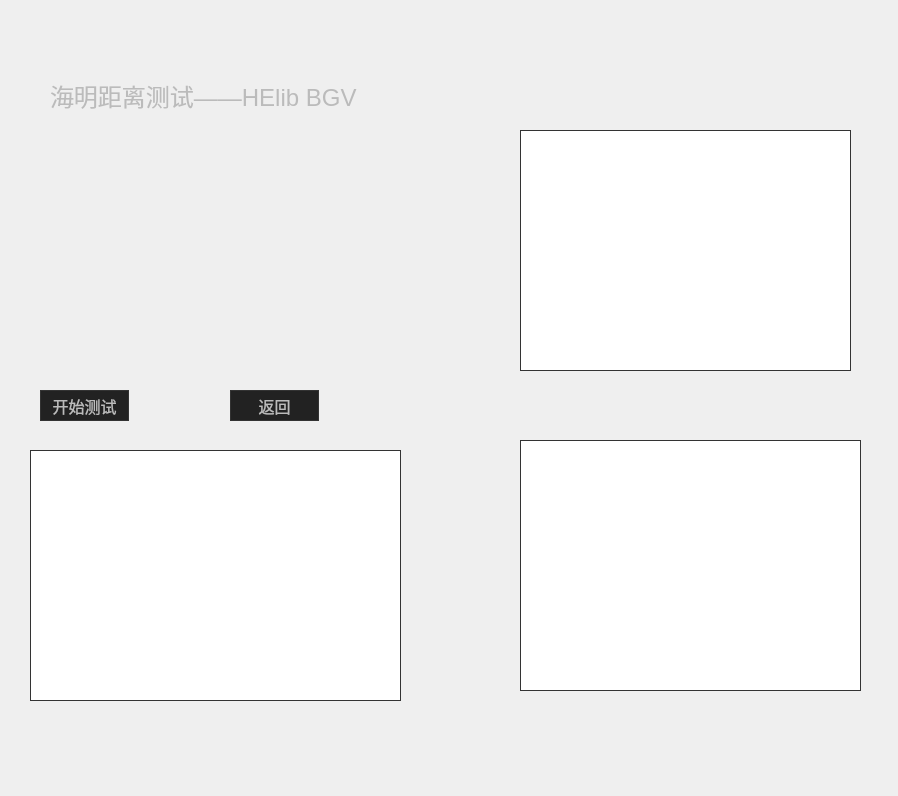
<?xml version="1.0" encoding="UTF-8"?>
<ui version="4.0">
 <class>HammingHElib</class>
 <widget class="QWidget" name="HammingHElib">
  <property name="geometry">
   <rect>
    <x>0</x>
    <y>0</y>
    <width>898</width>
    <height>796</height>
   </rect>
  </property>
  <property name="windowTitle">
   <string>海明距离测试——HElib BGV</string>
  </property>
  <property name="styleSheet">
   <string notr="true">QStackedWidget,  QLabel,QPushButton, QRadioButton, QCheckBox, 
QGroupBox, QStatusBar, QToolButton, QComboBox, QDialog {
    background-color: #222222;
    color: #BBBBBB;
    font-family: &quot;Segoe UI&quot;;
}
QLabel {
    border: none;
    padding: 0;
    background: none;
}

QPushButton {
    border: 1px solid #333333;
    padding: 4px;
    min-width: 65px;
    min-height: 12px;
}

QPushButton:hover {
    background-color: #333333;
    border-color: #444444;
}

QPushButton:pressed {
    background-color: #111111;
    border-color: #333333;
    color: yellow;
}

QPushButton:disabled {
    color: #333333;
}

QComboBox {
    background-color: #AAA;
    border: 1px solid #555;
    color: black;
}

QComboBox::drop-down {
    subcontrol-origin: padding;
    subcontrol-position: top right;
    border-left: 1px solid #333333;
}
QAbstractScrollArea, QLineEdit, QTextEdit, QAbstractSpinBox, QComboBox {
    border-color: #333333;
    border: 1px solid #333333;

}</string>
  </property>
  <widget class="QLabel" name="label">
   <property name="geometry">
    <rect>
     <x>50</x>
     <y>60</y>
     <width>321</width>
     <height>71</height>
    </rect>
   </property>
   <property name="font">
    <font>
     <family>Segoe UI</family>
     <pointsize>18</pointsize>
    </font>
   </property>
   <property name="text">
    <string>海明距离测试——HElib BGV</string>
   </property>
  </widget>
  <widget class="QPushButton" name="pushButton">
   <property name="geometry">
    <rect>
     <x>40</x>
     <y>390</y>
     <width>89</width>
     <height>31</height>
    </rect>
   </property>
   <property name="font">
    <font>
     <family>Segoe UI</family>
     <pointsize>12</pointsize>
    </font>
   </property>
   <property name="text">
    <string>开始测试</string>
   </property>
  </widget>
  <widget class="QPushButton" name="pushButton_2">
   <property name="geometry">
    <rect>
     <x>230</x>
     <y>390</y>
     <width>89</width>
     <height>31</height>
    </rect>
   </property>
   <property name="font">
    <font>
     <family>Segoe UI</family>
     <pointsize>12</pointsize>
    </font>
   </property>
   <property name="text">
    <string>返回</string>
   </property>
  </widget>
  <widget class="QtCharts::QChartView" name="graphicsView">
   <property name="geometry">
    <rect>
     <x>30</x>
     <y>450</y>
     <width>371</width>
     <height>251</height>
    </rect>
   </property>
  </widget>
  <widget class="QtCharts::QChartView" name="graphicsView_2">
   <property name="geometry">
    <rect>
     <x>520</x>
     <y>440</y>
     <width>341</width>
     <height>251</height>
    </rect>
   </property>
  </widget>
  <widget class="QTextEdit" name="result">
   <property name="geometry">
    <rect>
     <x>520</x>
     <y>130</y>
     <width>331</width>
     <height>241</height>
    </rect>
   </property>
  </widget>
 </widget>
 <customwidgets>
  <customwidget>
   <class>QtCharts::QChartView</class>
   <extends>QGraphicsView</extends>
   <header location="global">qchartview.h</header>
  </customwidget>
 </customwidgets>
 <resources/>
 <connections/>
</ui>
